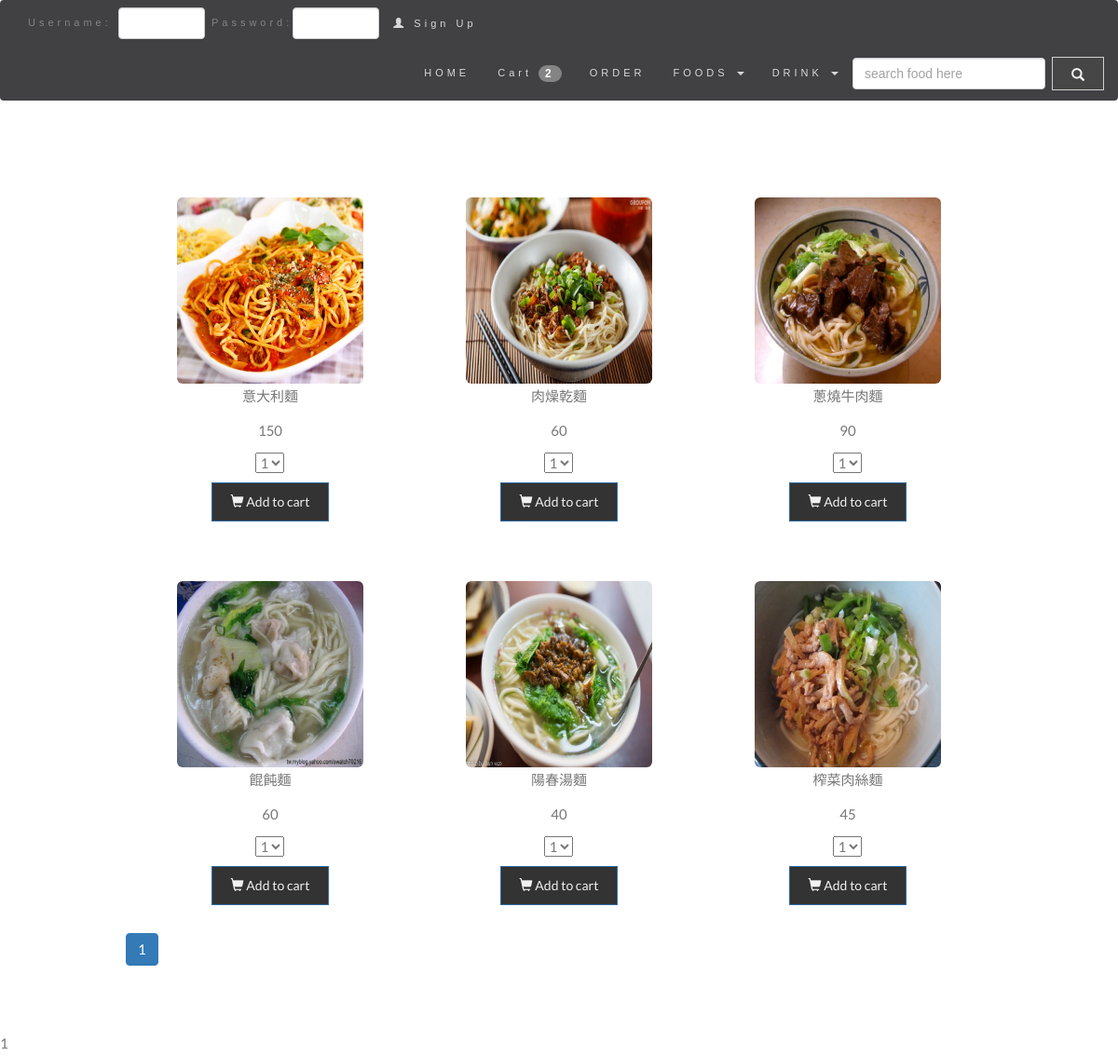
Screenshot of /public_html/cart/products.php?product=noodle with the database file from the repository.
### tables this page shows
CREATE TABLE `products` (
  `id` int(11) NOT NULL AUTO_INCREMENT,
  `name` char(32) NOT NULL,
  `category` char(10) NOT NULL,
  `price` int(11) NOT NULL,
  PRIMARY KEY (`id`),
  UNIQUE KEY `name` (`name`),
  KEY `id` (`id`),
  KEY `id_2` (`id`)
);

### public_html/cart/products.php (the view, shortened to what this page needs)
<?php
$product = isset($_GET['product']) ? $_GET['product'] : "";
include 'layout_head.php';
$page = isset($_GET['page']) ? (int) $_GET['page'] : 1;
$perPage = isset($_GET['per-page']) && $_GET['per-page'] <=50 ? (int)$_GET['per-page'] : 6;
$start = ($page>1) ? ($page * $perPage) - $perPage : 0;
$sql = "SELECT SQL_CALC_FOUND_ROWS * FROM products WHERE category = '{$product}' LIMIT $start,$perPage ";
$result = $conn->query($sql);
$total =$conn ->query("select FOUND_ROWS() as total")->fetch_array()['total'];
$pages = ceil($total/ $perPage);
if ($result->num_rows > 0) {
   echo" <div class='container-fluid bg-3 text-center'>
    <div class='row'>";
    while ($row = $result->fetch_assoc()) {
        echo"
    <div class='col-sm-4'>
     <br><br>
      <a target='_blank' href='img/products_img/{$row['name']}.jpg'><img src='img/products_img/{$row['name']}.jpg' class='img-rounded' height='200' width='200'></a>
       <p>{$row['name']}</p>
       <p>{$row['price']}</p>
       <p><select id='quantity' name='quantity'>
        <option value='1'>1</option>
        <option value='2'>2</option>
        <option value='3'>3</option>
        <option value='4'>4</option>
        <option value='5'>5</option>
        </select></p>
        <p><button type='button' class='btn btn-primary' id='btn-1' onclick='getCal({$row['id']})'>
        <span class='glyphicon glyphicon-shopping-cart'></span> Add to cart</button></p>
    </div>
     ";
    }
echo "</div>
</div> ";
}
else {
    echo "No products found.";
}
echo "<ul class=\"pagination\">";
for($x=1;$x<=$pages;$x++){
echo "<li ";
    if($page === $x){
        echo "class=\"active\" ";
    }
    echo "><a href='?page=$x&perPage=$perPage&product=$product'>$x</a></li>";
}
echo "</ul>";
?>
<?php echo
include 'layout_foot.php';
?>

### public_html/cart/layout_head.php (style rules this page uses)
body { font: 400 15px/1.8 Lato, sans-serif; color: #777777; }
.btn { padding: 10px 20px; background-color: #333; color: #f1f1f1; border-radius: 0; transition: .2s; }

### rows the page displays
products: name (picture), name "意大利麵", price "150"
products: name (picture), name "肉燥乾麵", price "60"
products: name (picture), name "蔥燒牛肉麵", price "90"
products: shows a picture, name "餛飩麵", price "60"
products: name (picture), name "陽春湯麵", price "40"
products: name (picture), name "榨菜肉絲麵", price "45"

### other values shown
$row['total'] "2"
